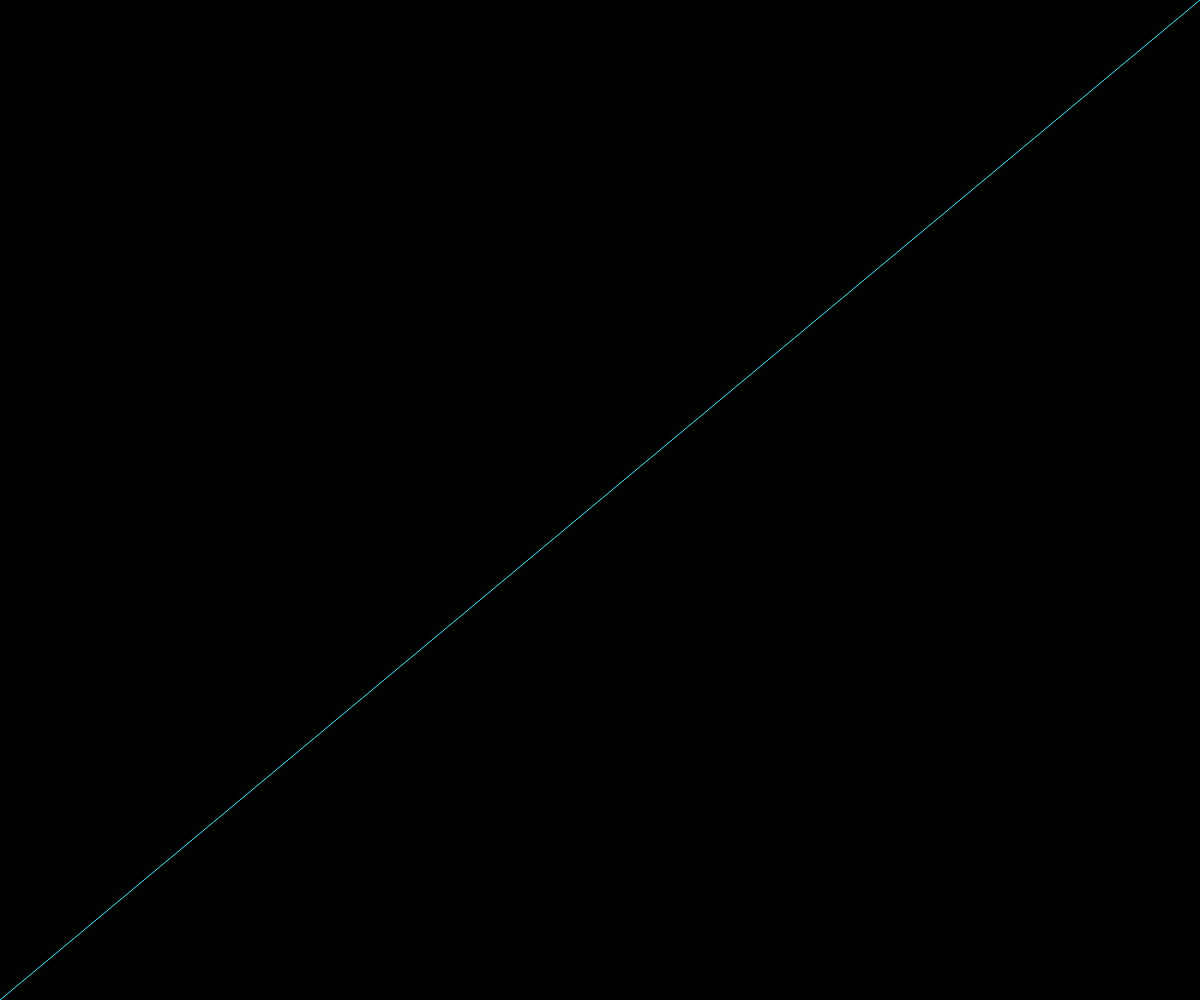
Frame 1 (no input)
Frame 60 (no input): identical to frame 1, image omitted
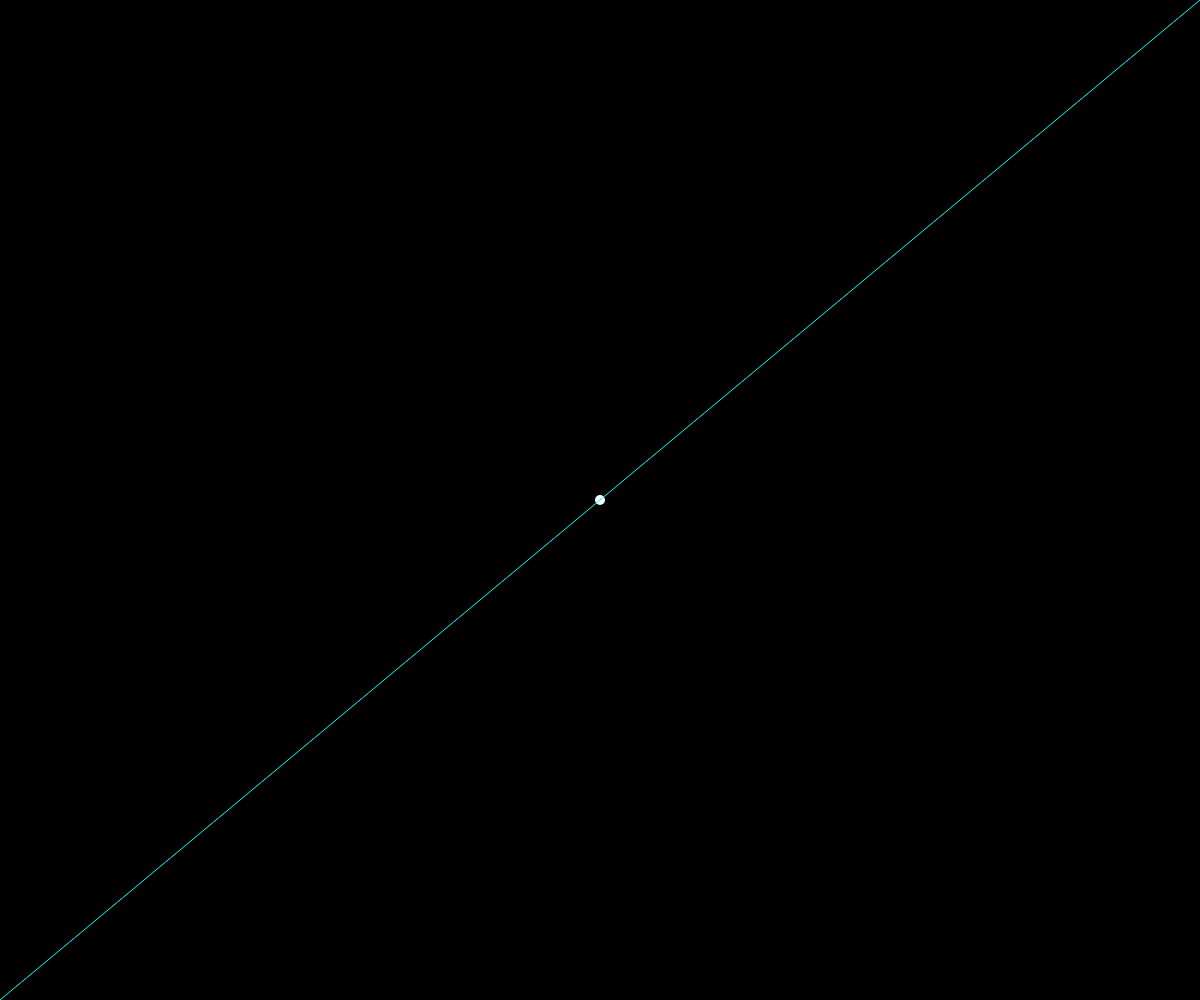
Frame 120 (the mouse pressed at the canvas centre since frame 60)

The p5.js sketch that drew these frames (run headless with seeded random() and noise() and a simulated clock; from frame 60 on, the mouse is pressed at the canvas centre):

// p5.js sketch
// ── sketch.js
let points = [];

let m = 1;
let b = 0;

function setup() {
    createCanvas(windowWidth, windowHeight);
    background(0);
}

function draw() {
    gradDesc();
    drawLine();
}

function mousePressed() {
    points.push({ x: map(mouseX, 0, width, 0, 1), y: map(mouseY, height, 0, 0, 1) });

    noStroke();
    fill(255);
    ellipse(mouseX, mouseY, 10, 10);

}

function keyPressed() {
    if (key === " ") {
        points = [];
        background(0);
    }
}

const linReg = function() {
    let xbar = 0;
    let ybar = 0;
//xbar, ybar{
    let xsum = 0;
    let ysum = 0;

    for(let p of points) {
        xsum += p.x;
        ysum += p.y
    }
//}
    xbar = xsum / points.length;
    ybar = ysum / points.length;

//m{
    let num = 0;
    let den = 0;
    
    for (let p of points) {
        num += (p.x - xbar) * (p.y - ybar);

        den += (p.x - xbar) * (p.x - xbar)
    }
//}
    m = num / den

    b = ybar - m * xbar;
}

const drawLine = function() {
    let x1 = 0;
    let y1 = m * x1 + b;
    let x2 = 1;
    let y2 = m * x2 + b;

    x1 = map(x1, 0, 1, 0, width);
    y1 = map(y1, 0, 1, height, 0);
    x2 = map(x2, 0, 1, 0, width);
    y2 = map(y2, 0, 1, height, 0);


    background(0);
    for (let p of points) {
        let x = map(p.x, 0, 1, 0, width);
        let y = map(p.y, 0, 1, height, 0);
        noStroke();
        ellipse(x, y, 10, 10);
    }
    stroke(0, 255, 255);
    line(x1, y1, x2, y2);
};

const gradDesc = function() {
    let rate = 0.5;
    for (let p of points) {
        let x = p.x;
        let y = p.y

        let guess = m * x + b;

        let error = y - guess;

        m += error * x * rate;
        b += error * rate;
    }
}
